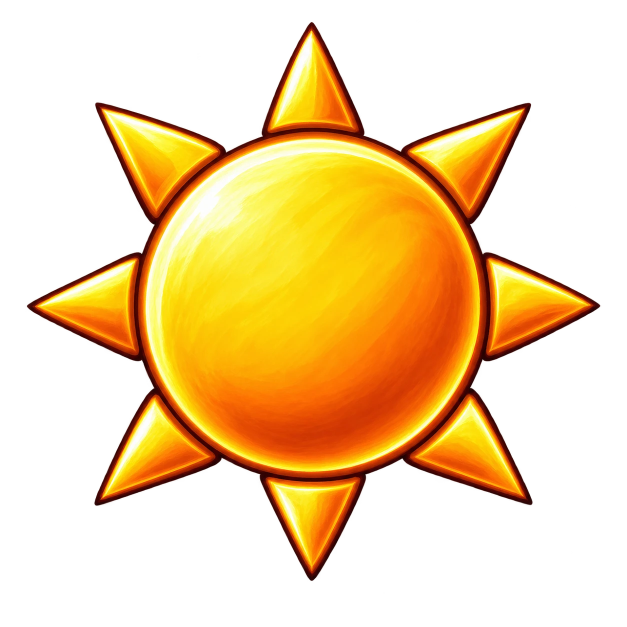
#> input picture Tools/Art/Sun.webp, 1254 x 1254 px (shown at 1/2 size)
$ python day-night-icons.py Art/Moon.webp
#> lines starting #> are read from the running program, lines starting #| are printed output that depends on the picture
"""Builds the clock's day and night icons from Alex's artwork.

    python Tools/day-night-icons.py          write AeonUI/Media/Textures/Sun.tga and Moon.tga
    python Tools/day-night-icons.py --check  change nothing; fail if an icon is missing or stale

The sources (Tools/Art/Sun.webp and Moon.webp, supplied by Alex on 2026-10-20) are 1254-pixel images on a transparent
background. Each is cropped to its drawing, centered on a square and scaled to 64 pixels, which keeps it sharp at the
largest Icon Size on high-resolution screens. TGA, because WoW does not load WebP.

Needs Pillow.
"""

import io
import pathlib
import sys

from PIL import Image

ROOT = pathlib.Path(__file__).resolve().parent.parent
ART = ROOT / "Tools" / "Art"
TEXTURES = ROOT / "AeonUI" / "Media" / "Textures"
SOURCES = {"Sun.tga": "Sun.webp", "Moon.tga": "Moon.webp"}
SIZE = 64


def icon(path):
    image = Image.open(path).convert("RGBA")
#> image is the input picture: PIL image 1254x1254 RGBA; mean R, G, B, A 89.6, 59.2, 11.4, 97.7
    image = image.crop(image.getchannel("A").getbbox())
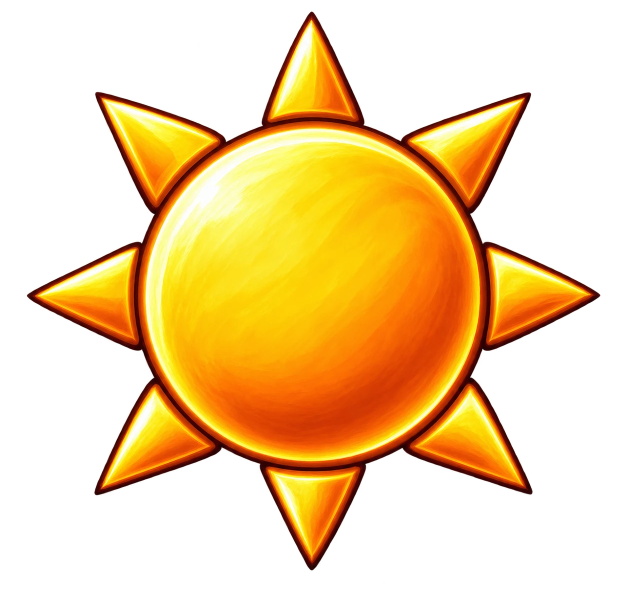
#> image: PIL image 1240x1209 RGBA (shown at 1/2 size); mean R, G, B, A 94, 62.1, 12, 102.5; transparent parts drawn white
    side = max(image.size)
#> side = 1240
    square = Image.new("RGBA", (side, side), (0, 0, 0, 0))
#> square: PIL image 1240x1240 RGBA; every value is 0
    square.paste(image, ((side - image.width) // 2, (side - image.height) // 2))
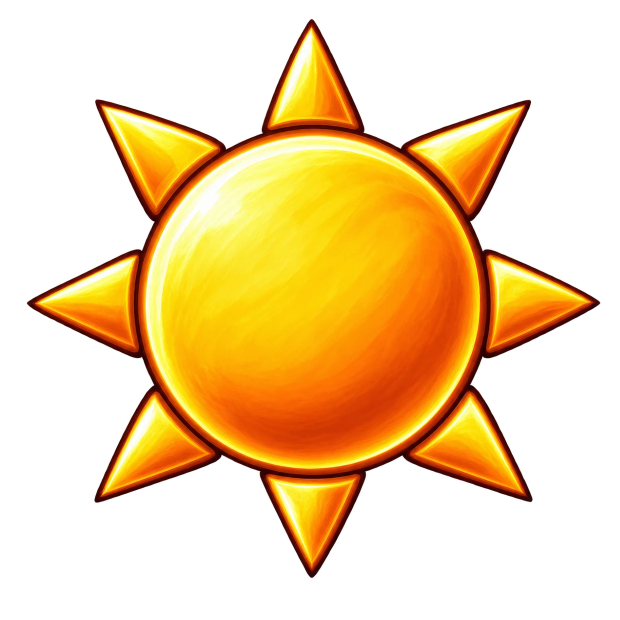
#> square: PIL image 1240x1240 RGBA (shown at 1/2 size); mean R, G, B, A 91.6, 60.5, 11.7, 99.9; transparent parts drawn white
    square = square.resize((SIZE, SIZE), Image.LANCZOS)
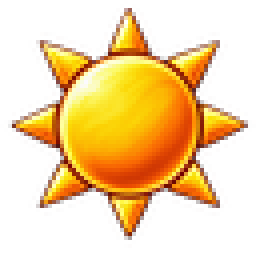
#> square: PIL image 64x64 RGBA (shown 4 times larger); mean R, G, B, A 98.7, 63.9, 13, 100.1; transparent parts drawn white

    buffer = io.BytesIO()
    square.save(buffer, format="TGA")

    return buffer.getvalue()


def main():
    check = "--check" in sys.argv[1:]
    problems = []

    for name, source in SOURCES.items():
        data = icon(ART / source)
        path = TEXTURES / name

        if check:
            if not path.exists() or path.read_bytes() != data:
                problems.append(f"stale or missing: {name}")
        else:
            path.write_bytes(data)
#> pass 2 of the loop in main, `for name, source in SOURCES.items():`:
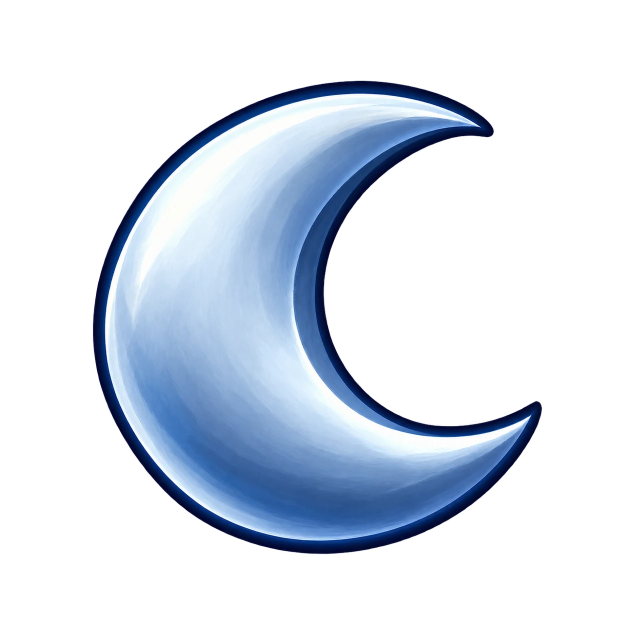
#> input picture Tools/Art/Moon.webp, 1254 x 1254 px (shown at 1/2 size)
#> in icon, image is the input picture: PIL image 1254x1254 RGBA; mean R, G, B, A 38.9, 47.5, 59.4, 77.3
#> in icon (call 2), `image = image.crop(image.getchannel("A").getbbox())`:
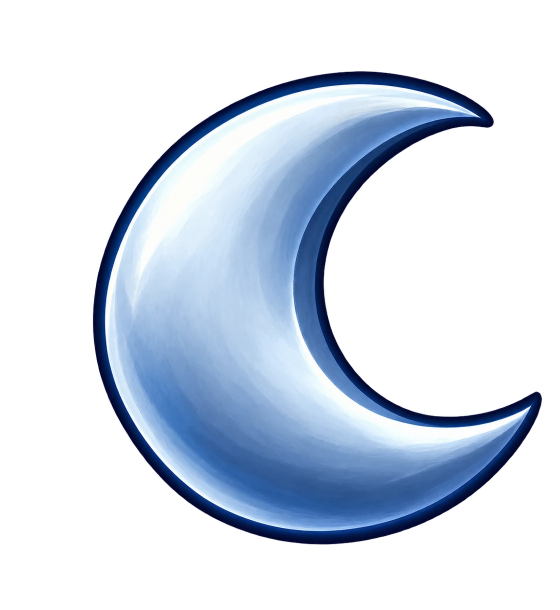
#> image: PIL image 1119x1219 RGBA (shown at 1/2 size); mean R, G, B, A 44.9, 54.8, 68.5, 89.1; transparent parts drawn white
#> in icon (call 2), `square = square.resize((SIZE, SIZE), Image.LANCZOS)`:
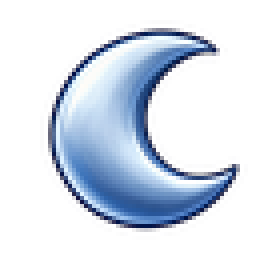
#> square: PIL image 64x64 RGBA (shown 4 times larger); mean R, G, B, A 41.7, 50.3, 65.6, 81.9; transparent parts drawn white

    if problems:
        for problem in problems:
            print(problem)
        sys.exit(1)

    print(f"icons: {len(SOURCES)} {'current' if check else 'written'}")


if __name__ == "__main__":
    main()
